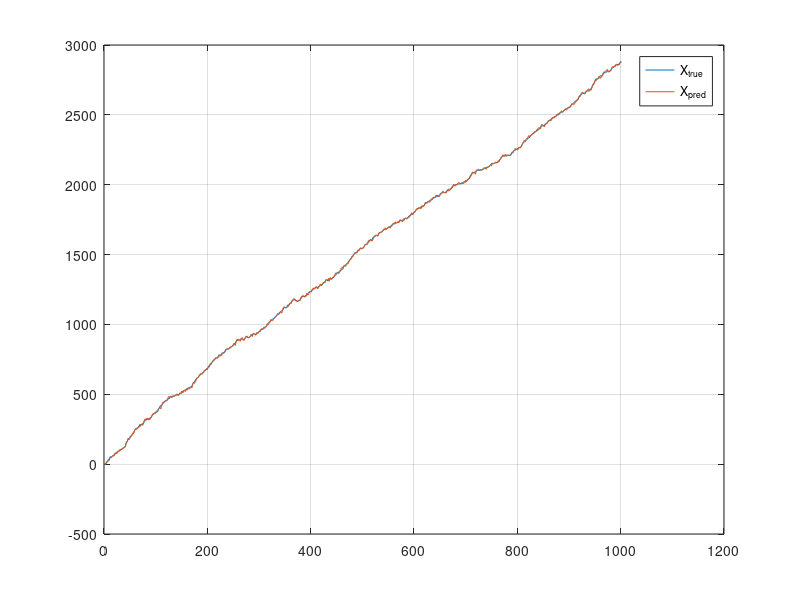
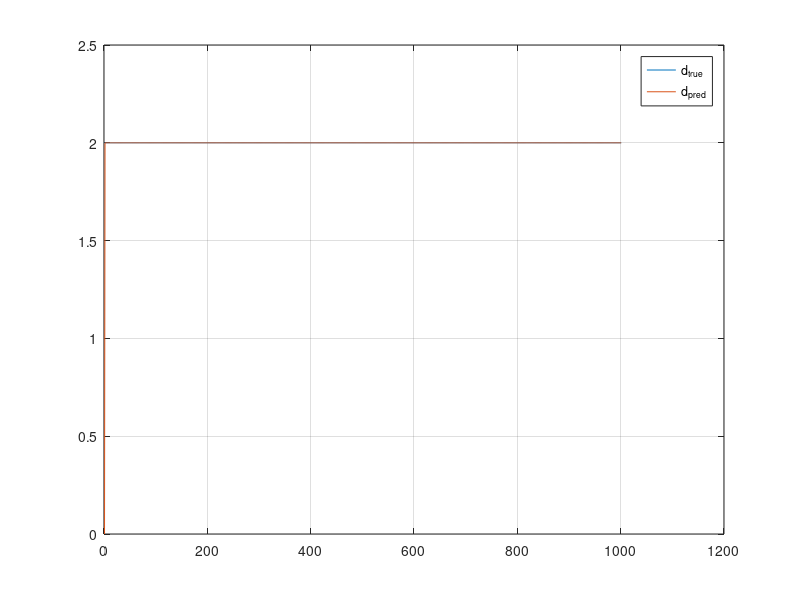
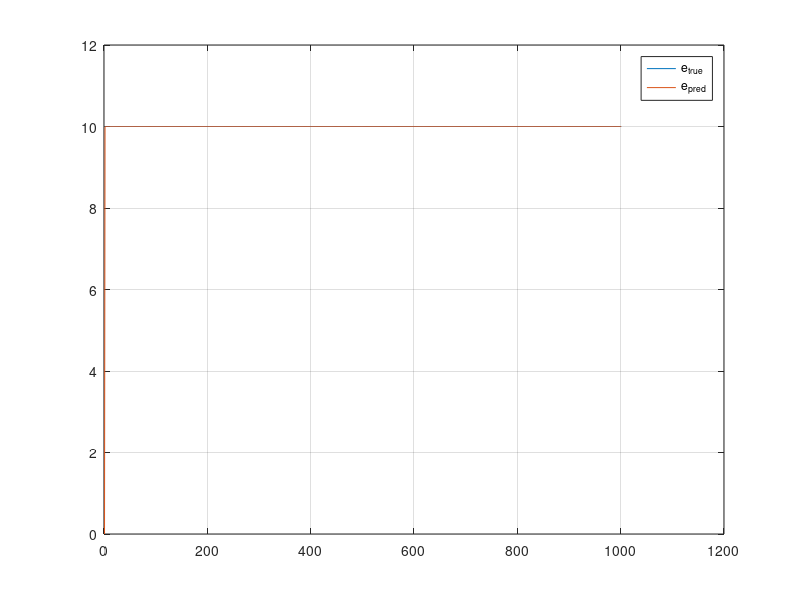

Write the MATLAB code that produced these figures, in order.
clear all;
close all;
clc;

Xt = zeros(3, 1);
XTruet = Xt;
XTruet(2) = 2;
XTruet(3) = 10;
ut = 1;

At = 1; Bt = 1; Ct =1;
Anewt = [At 1 0;
         0  1 0;
         0  0 1];
Bnewt = [Bt; 0; 0];
Cnewt = [Ct 0 1; 
          0 1 0; 
          0 0 1];
r = [4; 0.01; 0.01];
%r = zeros(3, 1);
R = diag(r.^2);

q = [9; 0.01; 0.01];
%q = zeros(3, 1);
Q = diag(r.^2);

P = diag([10000 10000 10000]);
XTRUE = [];
XTRUE = [XTRUE, XTruet];
X = [];
X = [X, Xt];

tend = 1000;
for i = 1:tend
    XTruet = Anewt*XTruet + Bnewt*ut + [r(1);0;0].*randn(3, 1);
    ZTrue = Cnewt*XTruet + [q(1);0;0].*randn(3, 1);
    
    Xt = Anewt*Xt + Bnewt*ut;
    P = Anewt*P*Anewt' + R;
    K = P*Cnewt'/(Cnewt*P*Cnewt' + Q);
    Xt = Xt + K*(ZTrue - Cnewt*Xt);
    P = (eye(3) - K*Cnewt)*P;
    
    XTRUE = [XTRUE, XTruet];   
    X = [X, Xt];
end

figure(1)
plot(1:tend+1, XTRUE(1,:));
hold on;
plot(1:tend+1, X(1,:));
hold off;
grid;
legend('X_{true}', 'X_{pred}');

figure(2)
plot(1:tend+1, XTRUE(2,:));
hold on;
plot(1:tend+1, X(2,:));
hold off;
grid;
legend('d_{true}', 'd_{pred}');

figure(3)
plot(1:tend+1, XTRUE(3,:));
hold on;
plot(1:tend+1, X(3,:));
hold off;
grid;
legend('e_{true}', 'e_{pred}');